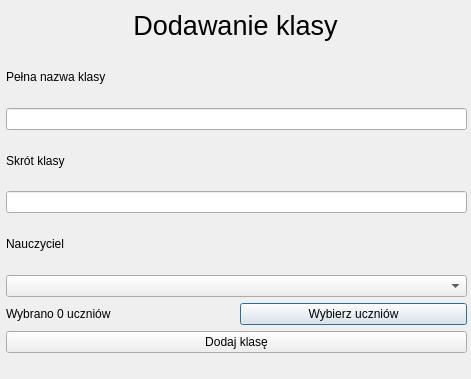
<?xml version="1.0" encoding="UTF-8"?>
<ui version="4.0">
 <class>Dialog</class>
 <widget class="QDialog" name="Dialog">
  <property name="geometry">
   <rect>
    <x>0</x>
    <y>0</y>
    <width>471</width>
    <height>379</height>
   </rect>
  </property>
  <property name="windowTitle">
   <string>Dodawanie użytkownika</string>
  </property>
  <widget class="QLabel" name="label">
   <property name="geometry">
    <rect>
     <x>10</x>
     <y>10</y>
     <width>451</width>
     <height>31</height>
    </rect>
   </property>
   <property name="font">
    <font>
     <pointsize>20</pointsize>
    </font>
   </property>
   <property name="text">
    <string>Dodawanie klasy</string>
   </property>
   <property name="alignment">
    <set>Qt::AlignCenter</set>
   </property>
  </widget>
  <widget class="QWidget" name="layoutWidget">
   <property name="geometry">
    <rect>
     <x>6</x>
     <y>52</y>
     <width>461</width>
     <height>301</height>
    </rect>
   </property>
   <layout class="QVBoxLayout" name="verticalLayout">
    <item>
     <widget class="QLabel" name="label_7">
      <property name="text">
       <string>Pełna nazwa klasy</string>
      </property>
     </widget>
    </item>
    <item>
     <widget class="QLineEdit" name="lineEdit_2">
      <property name="maxLength">
       <number>50</number>
      </property>
      <property name="echoMode">
       <enum>QLineEdit::Normal</enum>
      </property>
     </widget>
    </item>
    <item>
     <widget class="QLabel" name="label_5">
      <property name="text">
       <string>Skrót klasy</string>
      </property>
     </widget>
    </item>
    <item>
     <widget class="QLineEdit" name="lineEdit">
      <property name="maxLength">
       <number>10</number>
      </property>
      <property name="echoMode">
       <enum>QLineEdit::Normal</enum>
      </property>
     </widget>
    </item>
    <item>
     <widget class="QLabel" name="label_8">
      <property name="text">
       <string>Nauczyciel</string>
      </property>
     </widget>
    </item>
    <item>
     <widget class="QComboBox" name="comboBox"/>
    </item>
    <item>
     <layout class="QHBoxLayout" name="horizontalLayout">
      <item>
       <widget class="QLabel" name="label_6">
        <property name="text">
         <string>Wybrano 0 uczniów</string>
        </property>
       </widget>
      </item>
      <item>
       <widget class="QPushButton" name="pushButton_2">
        <property name="text">
         <string>Wybierz uczniów</string>
        </property>
       </widget>
      </item>
     </layout>
    </item>
    <item>
     <widget class="QPushButton" name="pushButton">
      <property name="text">
       <string>Dodaj klasę</string>
      </property>
     </widget>
    </item>
   </layout>
  </widget>
 </widget>
 <resources/>
 <connections/>
</ui>
